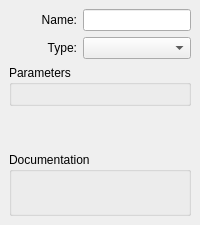
       <widget class="QWidget" name="indexPage" >
        <layout class="QVBoxLayout" >
         <property name="margin" >
          <number>9</number>
         </property>
         <property name="spacing" >
          <number>6</number>
         </property>
         <item>
          <layout class="QGridLayout" >
           <property name="margin" >
            <number>0</number>
           </property>
           <property name="spacing" >
            <number>6</number>
           </property>
           <item row="1" column="0" >
            <widget class="QLabel" name="label" >
             <property name="sizePolicy" >
              <sizepolicy>
               <hsizetype>7</hsizetype>
               <vsizetype>5</vsizetype>
               <horstretch>0</horstretch>
               <verstretch>0</verstretch>
              </sizepolicy>
             </property>
             <property name="text" >
              <string>Type:</string>
             </property>
             <property name="alignment" >
              <set>Qt::AlignRight|Qt::AlignTrailing|Qt::AlignVCenter</set>
             </property>
            </widget>
           </item>
           <item row="0" column="1" >
            <widget class="QLineEdit" name="indexName" />
           </item>
           <item row="1" column="1" >
            <widget class="QComboBox" name="indexCombo" />
           </item>
           <item row="0" column="0" >
            <widget class="QLabel" name="label" >
             <property name="sizePolicy" >
              <sizepolicy>
               <hsizetype>7</hsizetype>
               <vsizetype>5</vsizetype>
               <horstretch>0</horstretch>
               <verstretch>0</verstretch>
              </sizepolicy>
             </property>
             <property name="text" >
              <string>Name:</string>
             </property>
             <property name="alignment" >
              <set>Qt::AlignRight|Qt::AlignTrailing|Qt::AlignVCenter</set>
             </property>
            </widget>
           </item>
          </layout>
         </item>
         <item>
          <widget class="QGroupBox" name="indexParamGroup" >
           <property name="title" >
            <string>Parameters</string>
           </property>
           <property name="flat" >
            <bool>true</bool>
           </property>
           <layout class="QHBoxLayout" >
            <property name="margin" >
             <number>9</number>
            </property>
            <property name="spacing" >
             <number>6</number>
            </property>
            <item>
             <layout class="QGridLayout" >
              <property name="margin" >
               <number>0</number>
              </property>
              <property name="spacing" >
               <number>6</number>
              </property>
             </layout>
            </item>
           </layout>
          </widget>
         </item>
         <item>
          <spacer>
           <property name="orientation" >
            <enum>Qt::Vertical</enum>
           </property>
           <property name="sizeHint" >
            <size>
             <width>20</width>
             <height>40</height>
            </size>
           </property>
          </spacer>
         </item>
         <item>
          <widget class="QGroupBox" name="indexDocGroup" >
           <property name="minimumSize" >
            <size>
             <width>32</width>
             <height>64</height>
            </size>
           </property>
           <property name="title" >
            <string>Documentation</string>
           </property>
           <property name="flat" >
            <bool>true</bool>
           </property>
           <layout class="QHBoxLayout" >
            <property name="margin" >
             <number>9</number>
            </property>
            <property name="spacing" >
             <number>6</number>
            </property>
            <item>
             <widget class="QLabel" name="indexParamDoc" >
              <property name="text" >
               <string/>
              </property>
              <property name="alignment" >
               <set>Qt::AlignLeading|Qt::AlignLeft|Qt::AlignTop</set>
              </property>
              <property name="wordWrap" >
               <bool>true</bool>
              </property>
             </widget>
            </item>
           </layout>
          </widget>
         </item>
        </layout>
       </widget>
